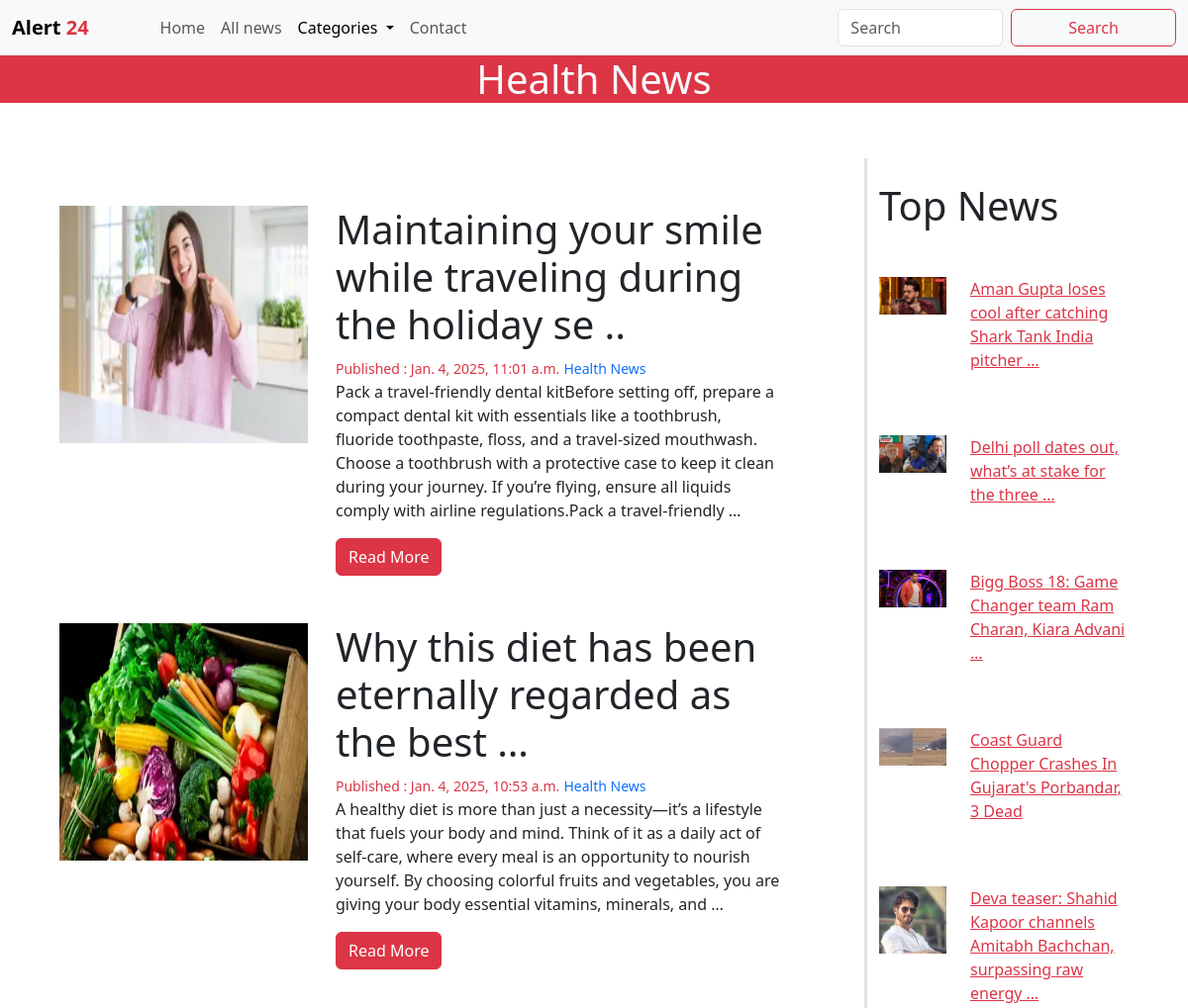
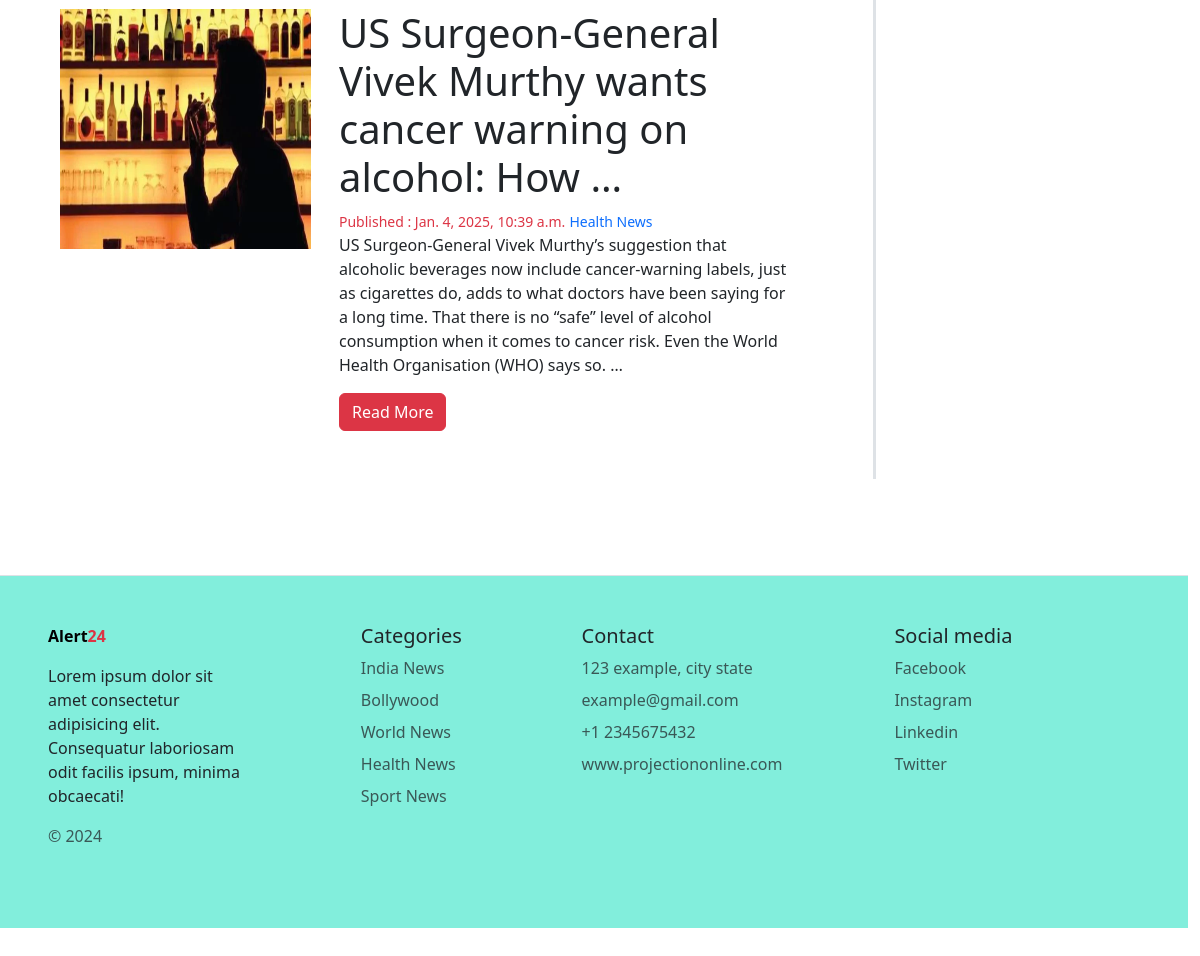
The app's page /health/ with its own data (2 pictures, top to bottom).
### main/models.py (models this page shows)
class News(models.Model):
    category = models.ForeignKey(categories, on_delete=models.CASCADE)
    title = models.CharField(max_length = 250)
    description = models.TextField()
    image = models.ImageField(upload_to='News/')
    date = models.DateTimeField(auto_now_add=True)
    class Meta:
        verbose_name_plural = 'News'

class categories(models.Model):
    title = models.CharField(max_length=250)
    image = models.ImageField(upload_to='category/')
    class Meta:
         verbose_name_plural = 'category'
    def __str__(self):
        return self.title

### alert24/views.py (the view)
# urls.py: path('health/', views.health, name='health'),
def health(request):
    category = categories.objects.all()
    healthnews = News.objects.filter(category__title='Health News').order_by('-id')
    topnews = News.objects.order_by('-id')[:5]
    context = {
        'categories':category,
        'healthnews':healthnews,
        'topnews':topnews,
        'title':'alert24 | Health'
        }
    return render(request, 'categories/health.html', context)

### templates/categories/health.html
{% extends "base.html" %}
{% block news %}
<section class="news">
  <h1 class="text-bold bg-danger text-center text-light">Health News</h1>
    <div class="row mx-5">
      <div class="container my-5">
        <div class="row">
          <div class="col-md-9 border-end border-3" >
            {% for News in healthnews %}
            <div class="row my-5">
              <div class="col-md-4">
                <img src="/media/{{ News.image }}" class="img-fluid" style="height:30vh; width:100%;" alt="">
              </div>
              <div class="col-md-7 px-3">
                <h1>{{ News.title | truncatewords:10 }}</h1>
                <small class="text-danger">Published : {{ News.date }}</small>
                <small class="text-primary">{{ News.category }}</small>
                <p>{{ News.description |truncatewords:50 }}</p>
                  <a href="{% url "health" %}" class="btn btn-danger">Read More</a>
              </div>
            </div>
            {% endfor %}
          </div>
          <div class="col-md-3">
            <h1 class="my-4">Top News</h1>
           {% for News in topnews %}
           <a href="{% url "details" News.id %}" class="link-danger">
            <div class="row my-5">
              <div class="col-md-4">
                <img src="/media/{{ News.image }}" class= "img-fluid" alt="">
              </div>
              <div class="col-md-8">
                <p>{{ News.title | truncatewords:10 }}</p>
              </div>
            </div>
          </a>
           {% endfor %}
          </div>
         </div>
      </div>
    </div>
  </section>
{% endblock news %}

### records on screen
News: image (picture), title "Maintaining your smile while traveling during the holiday se ..", date "Jan. 4, 2025, 11:01 a.m.", category "Health News", description "Pack a travel-friendly dental kitBefore setting off, prepare a compact dental kit with essentials like a toothbrush, fluoride toothpaste, floss, and a travel-sized mouthwash. Choose a toothbrush with a protective case to keep it clean during your journey. If you’re flying, ensure all liquids comply with airline regulations.Pack a travel-friendly …"
News: image (picture), title "Why this diet has been eternally regarded as the best …", date "Jan. 4, 2025, 10:53 a.m.", category "Health News", description "A healthy diet is more than just a necessity—it’s a lifestyle that fuels your body and mind. Think of it as a daily act of self-care, where every meal is an opportunity to nourish yourself. By choosing colorful fruits and vegetables, you are giving your body essential vitamins, minerals, and …"
News: image (picture), title "US Surgeon-General Vivek Murthy wants cancer warning on alcohol: How …", date "Jan. 4, 2025, 10:39 a.m.", category "Health News", description "US Surgeon-General Vivek Murthy’s suggestion that alcoholic beverages now include cancer-warning labels, just as cigarettes do, adds to what doctors have been saying for a long time. That there is no “safe” level of alcohol consumption when it comes to cancer risk. Even the World Health Organisation (WHO) says so. …"
News: image (picture), title "Aman Gupta loses cool after catching Shark Tank India pitcher …"
News: image (picture), title "Delhi poll dates out, what’s at stake for the three …"
News: image (picture), title "Bigg Boss 18: Game Changer team Ram Charan, Kiara Advani …"
News: image (picture), title "Coast Guard Chopper Crashes In Gujarat's Porbandar, 3 Dead"
News: image (picture), title "Deva teaser: Shahid Kapoor channels Amitabh Bachchan, surpassing raw energy …"
